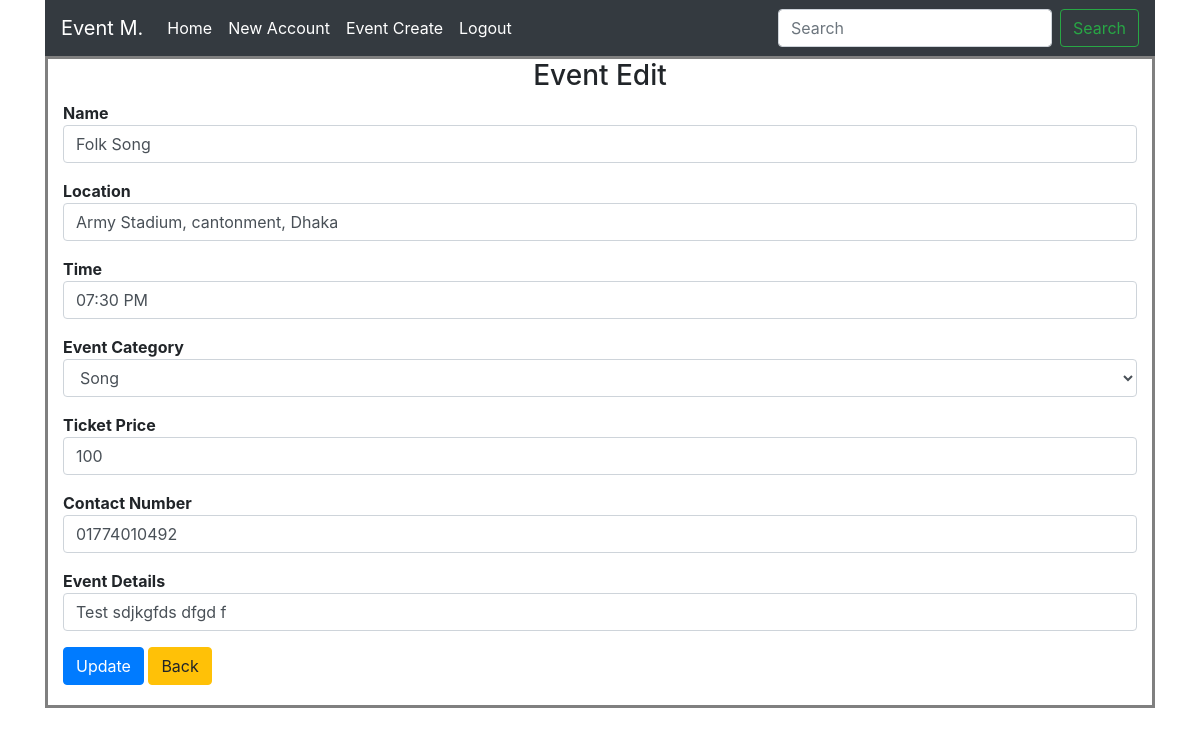
The app's page /event-edit-admin.php?events_id_edit=2 with its own data.
### tables this page shows
CREATE TABLE `events` (
  `events_id` int(11) NOT NULL,
  `events_name` varchar(200) NOT NULL,
  `events_location` varchar(200) NOT NULL,
  `events_time` varchar(200) NOT NULL,
  `event_category_id` int(11) NOT NULL,
  `events_titcket_price` varchar(100) NOT NULL,
  `events_contact_number` varchar(100) NOT NULL,
  `events_details` varchar(200) NOT NULL
);

### config.php (called while the page is built, shortened)
<?php
	class config{
		function css_path(){
			return "assets/template/css";
		}
		function db_con(){
			$hostname = "localhost";
			$db_user="root";
			$db_password="";
			$db_name="event";
			$conn = new mysqli($hostname, $db_user, $db_password, $db_name);
			return $conn;
		}
	}
	$_config = new config();
?>

### event-edit-admin.php (the view, shortened to what this page needs)
<?php
	require("config.php");
?>
<!doctype html>
<html lang="en">
  <head>
	<?php require("assets/library/header-library.php");?>
	<link rel="stylesheet" href="<?php echo $_config->css_path();?>/style.css">
  </head>
  <body>
    <div  class="container">
		<?php require_once("navbar-admin.php");?>
		<?php
			$events_id=$_GET['events_id_edit'];
			$_sql_event_list = "SELECT e.events_id,e.events_name,e.events_location,e.events_time,e.events_titcket_price,
			e.events_contact_number,e.events_details,ec.event_category_name FROM events AS e INNER JOIN event_category as
			ec ON e.event_category_id = ec.event_category_id WHERE events_id='$events_id'";
			$result = $_config->db_con()->query($_sql_event_list);
			while($row = $result->fetch_assoc()){
				$_events_name = $row['events_name'];
				$_events_location = $row['events_location'];
				$_events_time = $row['events_time'];
				$_events_titcket_price = $row['events_titcket_price'];
				$_events_contact_number = $row['events_contact_number'];
				$_events_details = $row['events_details'];
			}
		?>
		<div class="col-md-12 div-style">
			<form action="" method="POST">
				<center>
					<h3 class="">Event Edit</h3>
				</center>
				<div class="form-group">
					<strong>Name</strong>
					<input type="text" name="events_name" class="form-control" value="<?php echo $_events_name;?>" required>
				</div>
				<div class="form-group">
					<strong>Location</strong>
					<input type="text" name="events_location" class="form-control" value="<?php echo $_events_location;?>" required>
				</div>
				<div class="form-group">
					<strong>Time</strong>
					<input type="text" name="events_time" class="form-control" value="<?php echo $_events_time;?>" required>
				</div>
				<div class="form-group">
					<strong>Event Category</strong>
					<select class="form-control" name="event_category_id" required>
						<?php
							$_sql_event = "SELECT * FROM event_category";
							$result = $_config->db_con()->query($_sql_event);
							while($row = $result->fetch_assoc()){
								$event_category_id = $row['event_category_id'];
								$event_category_name = $row['event_category_name'];
								?>
									<option value='<?php echo $event_category_id;?>'><?php echo $event_category_name;?></option>
								<?php
							}
						?>
					</select>
				</div>
				<div class="form-group">
					<strong>Ticket Price</strong>
					<input type="number" name="events_titcket_price" class="form-control" value="<?php echo $_events_titcket_price;?>" required>
				</div>
				<div class="form-group">
					<strong>Contact Number</strong>
					<input type="number" name="events_contact_number" class="form-control" value="<?php echo $_events_contact_number;?>" required>
				</div>
				<div class="form-group">
					<strong>Event Details</strong>
					<input type="text" name="events_details" class="form-control" value="<?php echo $_events_details;?>" required>
				</div>
				<button class="btn btn-primary">Update</button>
				<a href="event-create-admin.php"><button class="btn btn-warning">Back</button></a>
			</form>
		</div>
	</div>
  </body>
</html>

### assets/template/css/style.css (style rules this page uses)
.div-style { border: 3px solid gray; padding-bottom:20px; }

### records on screen
events: events_name "Folk Song", events_location "Army Stadium, cantonment, Dhaka", events_time "07:30 PM", events_titcket_price "100", events_contact_number "01774010492", events_details "Test sdjkgfds dfgd f"

### other values on screen
form field event_category_id "Song"
